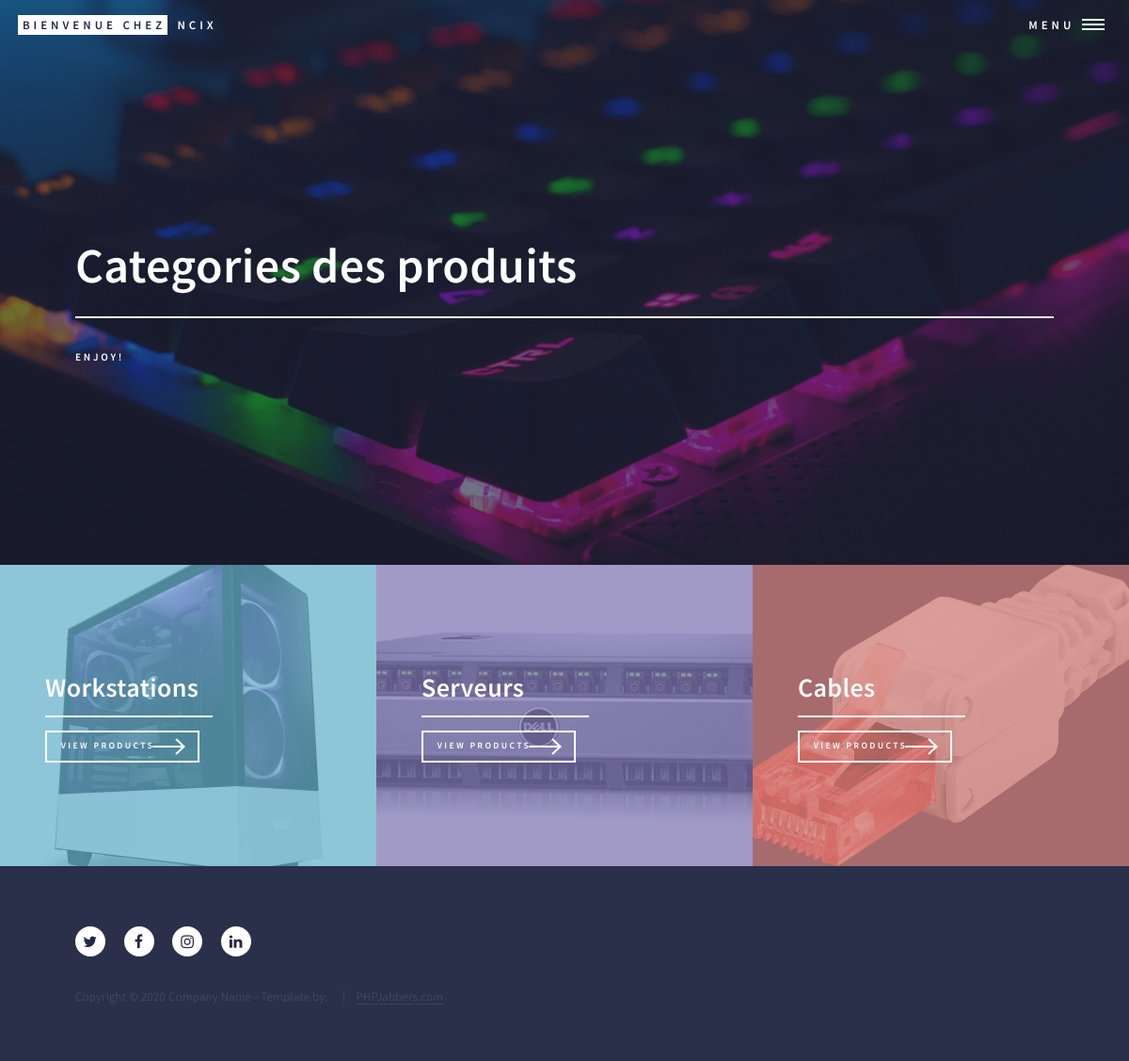
Screenshot of /V/F/categories.php with the database file from the repository.
### tables this page shows
CREATE TABLE `categorie` (
  `Id_cat` int(11) NOT NULL,
  `NomCategorie` varchar(200) NOT NULL,
  `image_cat` varchar(255) NOT NULL
);

### C/CategorieC.php (called while the page is built, shortened)
<?php
	class CategorieC {
		function affichercategories(){
			$sql="SELECT * FROM categorie";
			$db = config::getConnexion();
			try{
				$liste = $db->query($sql);
				return $liste;
			}
			catch(Exception $e){
				die('Erreur:'. $e->getMessage());
			}
		}
	}
?>

### V/F/categories.php (the view, shortened to what this page needs)
<?php
require_once '..\..\C\CategorieC.php';
$CategorieC = new CategorieC();
$listeCategorie = $CategorieC->affichercategories();
?>
<!DOCTYPE HTML>
<html>
	<head>
		<link rel="stylesheet" href="assets/bootstrap/css/bootstrap.min.css" />
		<link rel="stylesheet" href="assets/css/main.css" />
	</head>
	<body class="is-preload">
			<div id="wrapper">
				<header id="header" class="alt">
					<a href="index.html" class="logo"><strong>Bienvenue chez</strong> <span>Ncix</span></a>
					<nav>
						<a href="#menu">Menu</a>
					</nav>
				</header>
					<section id="banner" class="major">
						<div class="inner">
							<header class="major">
								<h1>Categories des produits</h1>
							</header>
							<div class="content">
								<p>Enjoy!</p>
							</div>
						</div>
					</section>
				<div id="main">
				<section class="tiles">
				<?php
					foreach ($listeCategorie as $Categorie) {
					?>
						<article>
							<header class="major">
								<h3><?php echo $Categorie['NomCategorie']; ?></h3>
								<a href="productsbycat.php?NumCategorie=<?php echo $Categorie['Id_cat']; ?>" class="button small next">View Products</a>
							</header>
						</article>
					<?php
					}
					?>
				</section>
				<footer id="footer">
					<div class="inner">
						<ul class="icons">
							<li><a href="#" class="icon alt fa-twitter"><span class="label">Twitter</span></a></li>
							<li><a href="#" class="icon alt fa-facebook"><span class="label">Facebook</span></a></li>
							<li><a href="#" class="icon alt fa-instagram"><span class="label">Instagram</span></a></li>
							<li><a href="#" class="icon alt fa-linkedin"><span class="label">LinkedIn</span></a></li>
						</ul>
						<ul class="copyright">
							<li>Copyright © 2020 Company Name - Template by:</li>
							<li> <a href="https://www.phpjabbers.com/">PHPJabbers.com</a></li>
						</ul>
					</div>
				</footer>
			</div>
	</body>
</html>

### rows the page displays
categorie: NomCategorie "Workstations"
categorie: NomCategorie "Serveurs"
categorie: NomCategorie "Cables"
